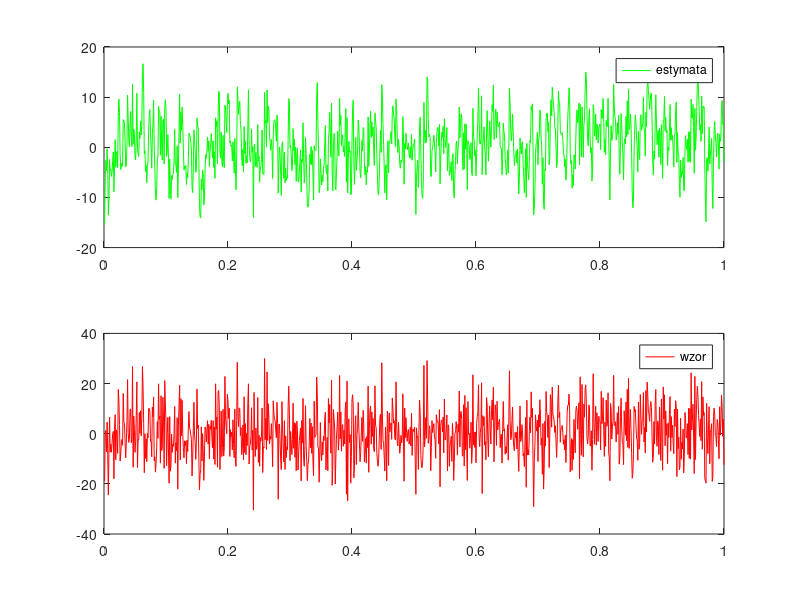

Here is the MATLAB script that generated this plot:
close all; clear all; clc;
x_post=[0;0];
P_post=eye(2);
Tp=0.001;
R=0.25;
Q=[0.01,2;2,0.1];
A=[1 0;Tp 1];
B=[Tp;0.5*Tp^2];
C=[0,1];
u=15;
yy=[];
x_hat=zeros(2,1/Tp);
for i=1:1/Tp
    yy(i)=10*randn;
    %yy(i)=sin(i/pi)-0.543;
    %yy(i)=tan(i/pi);
    %yy(i)=i*10-3.342;
end
yy=yy';
for k=1:1/Tp
   %predykcja
   x_pre=A*x_post+B*u;
   P_pre=A*P_post*A'+Q;
   %predykcja
   K=P_pre*C'*(C*P_pre*C'+R)^(-1);
   x_post=x_pre+K*(yy(k)-C*x_pre);
   P_post=(eye(2)-K*C)*P_pre;
   
   x_hat(:,k)=x_post;
end
tt=Tp:Tp:1/Tp*Tp;
subplot(2,1,1)
plot(tt,x_hat(2,:),'g');
legend('estymata');
subplot(2,1,2)
plot(tt,yy,'r');
legend('wzor');